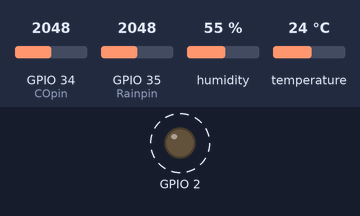
This sketch was run on a simulated ESP32. Parts: output pins drawn as LEDs (lit = HIGH). Dashed ring = blinking. The inputs (shaded band) are chosen by the test bench; at power-on: GPIO 34 (COpin) = 2048, GPIO 35 (Rainpin) = 2048, humidity 55 %, temperature 24 °C. WiFi joins after 1.5 s; servers stay silent unless stated; uploads are accepted with an empty reply; what the sketch prints to the serial monitor is not drawn.

Above: at 3.1 s.
Timing chart, 0 to 7.5 s (numbered marks = the images above):
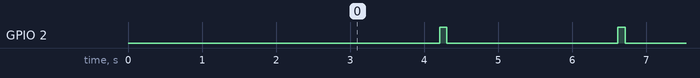

The sketch:

DHT_Unified_Sensor.ino
```cpp
#include <Adafruit_Sensor.h>
#include <DHT.h>
#include <DHT_U.h>
#include <ArduinoJson.h>
#include <WiFi.h>
// #include <ESPAsyncWebServer.h>
#include <HTTPClient.h>

const char* ssid = "CTCO_2.4"; // Tên mạng WiFi của bạn
const char* password = "1611060291"; // Mật khẩu mạng WiFi của bạn
// const char* password = "123456789";
String jsonStr;
StaticJsonDocument<200> doc;

HTTPClient http;

// AsyncWebServer server(80);
#define Rainpin 35
#define COpin 34

#define DHTPIN 15     // Digital pin connected to the DHT sensor
#define DHTTYPE    DHT22     // DHT 22 (AM2302)


DHT_Unified dht(DHTPIN, DHTTYPE);

uint32_t delayMS;

void setup() {
  Serial.begin(115200);
  // Initialize device.
  dht.begin();
  pinMode(2,OUTPUT);

  WiFi.begin(ssid, password);
  Serial.println("Connecting to WiFi");
  while (WiFi.status() != WL_CONNECTED) {
    delay(1000);
    Serial.println("...");
  }
  // server.begin();

  Serial.println("WiFi connected");
  Serial.println("IP address: ");
  Serial.println(WiFi.localIP());
  // Print temperature sensor details.
  sensor_t sensor;

  dht.humidity().getSensor(&sensor);
  delayMS = sensor.min_delay / 1000;


}

void loop() {
  // Delay between measurements.
  // delay(delayMS);
  // Get temperature event and print its value.
  sensors_event_t event;
  dht.temperature().getEvent(&event);
  if (isnan(event.temperature)) {
    Serial.println(F("Error reading temperature!"));
  }
  else {
    // Serial.print(F("Temperature: "));
    Serial.print(event.temperature);
    // Serial.println(F("°C"));
// int temperature = event.temperature;
    doc["temperture"] = String(event.temperature);

  }

  int valueCO= analogRead(COpin);
  // Serial.print("CO value: ");
  // Serial.println(valueCO);
  doc["gasdata"] = String(valueCO);

  // Get humidity event and print its value.
  dht.humidity().getEvent(&event);
  if (isnan(event.relative_humidity)) {
    Serial.println(F("Error reading humidity!"));
  }
  else {
    // Serial.print(F("Humidity: "));
    Serial.print(event.relative_humidity);
    // Serial.println(F("%"));
    doc["humidity"] = String(event.relative_humidity);
// int humidity = event.relative_humidity;
    // doc["humidity"] = String(humidity);

  }
  if (String(event.relative_humidity)="null"){
  dht.begin();}

  int rain= analogRead(Rainpin);
  // Serial.print("Rain value: ");
  // Serial.println(4095-rain);

  if (rain<4090)
  doc["raindrop"] = true;
  else
  doc["raindrop"] = false;

  jsonStr="";

  serializeJson(doc, jsonStr);

  // In ra serial monitor
  // Serial.println(jsonOutput);
  // server.on("/", HTTP_GET, [](AsyncWebServerRequest *request){
    // request->send(200, "text/plain", jsonOutput);
    // client.println("<h1>ESP32 Web Server</h1>");
  // });

sendAPIRequest(jsonStr);

}
// String serverUrl="http://http://27.78.218.89:88/updateReport";
const char* serverUrl = "http://27.78.218.89:88/updateReport";

void sendAPIRequest(String jsonStr) {
  delay(2000);
    int contentLength = jsonStr.length();

  String host = serverUrl;
  host.remove(0, 7); // Loại bỏ "http://"

  // Tách phần path từ URL
  int pathIndex = host.indexOf("/");
  String path = host.substring(pathIndex);
  host.remove(pathIndex);

  // Gửi yêu cầu HTTP PUT
  HTTPClient http;
  http.begin(serverUrl);
  http.addHeader("Content-Type", "application/json");
  http.addHeader("Content-Length", String(contentLength));
  http.addHeader("Host", host);
    Serial.println(host);
    Serial.println(jsonStr);
  int httpResponseCode = http.PUT(jsonStr);
      Serial.print("HTTP Response code: ");
      Serial.println(httpResponseCode);
      if (httpResponseCode=200){
        digitalWrite(2, HIGH);  // turn the LED on (HIGH is the voltage level)
        delay(100);                      // wait for a second
        digitalWrite(2, LOW);   // turn the LED off by making the voltage LOW
        delay(100);
      }
      String payload = http.getString();
      Serial.println("Response payload:");
      Serial.println(payload);

}
```

Measured:
- by itself, GPIO 2: alternates HIGH for 0.10 s and LOW for 2.3 s
